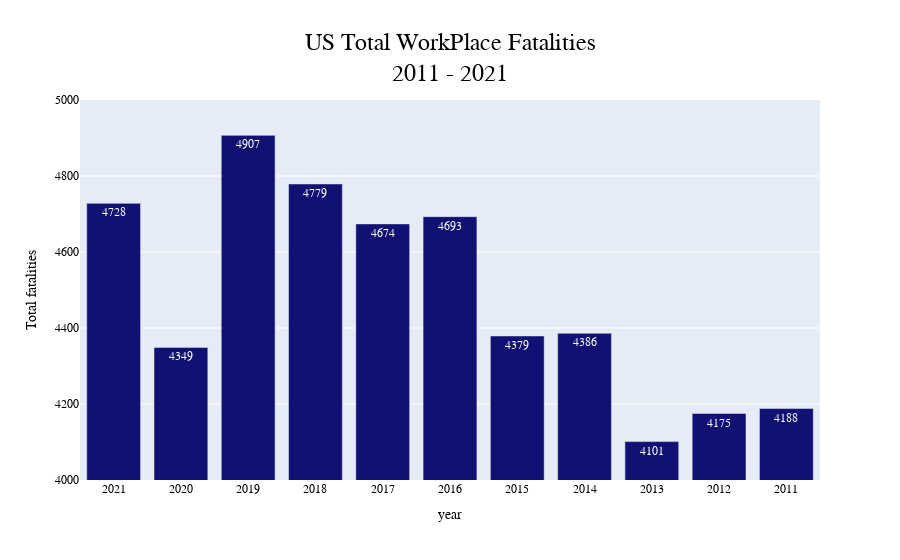

Notebook cell for this chart:
### Code cell
fig = px.bar(df_0, x=df_0['year'], y=df_0['Total fatalities'], 
                text_auto=True, 
                title= 'US Total WorkPlace Fatalities<br>2011 - 2021')
fig.update_yaxes(autorange=False,fixedrange=False,range=['4000','5000'])                
fig.update_traces(marker_color='#111173')
fig.update_layout(
    font_family="Arial",
    font_color="black",
    title_x=0.5,
    title_xanchor="center",
    title_font_family="Arial",
    title_font_color="black",
    title_font_size=24
    )               
fig.show()

### Figure 1 — Plotly figure (JSON) as saved in the notebook; plotly's stock layout.template omitted (floating-point values rounded to 4 significant figures)
{"data": [{"alignmentgroup": "True", "hovertemplate": "year=%{x}<br>Total fatalities=%{y}<extra></extra>", "legendgroup": "", "marker": {"color": "#111173", "pattern": {"shape": ""}}, "name": "", "offsetgroup": "", "orientation": "v", "showlegend": false, "textposition": "auto", "texttemplate": "%{y}", "type": "bar", "x": ["2021", "2020", "2019", "2018", "2017", "2016", "2015", "2014", "2013", "2012", "2011"], "xaxis": "x", "y": [4728, 4349, 4907, 4779, 4674, 4693, 4379, 4386, 4101, 4175, 4188], "yaxis": "y"}], "layout": {"barmode": "relative", "font": {"color": "black", "family": "Arial"}, "legend": {"tracegroupgap": 0}, "title": {"font": {"color": "black", "family": "Arial", "size": 24}, "text": "US Total WorkPlace Fatalities<br>2011 - 2021", "x": 0.5, "xanchor": "center"}, "xaxis": {"anchor": "y", "domain": [0, 1], "title": {"text": "year"}}, "yaxis": {"anchor": "x", "autorange": false, "domain": [0, 1], "fixedrange": false, "range": ["4000", "5000"], "title": {"text": "Total fatalities"}}}}
